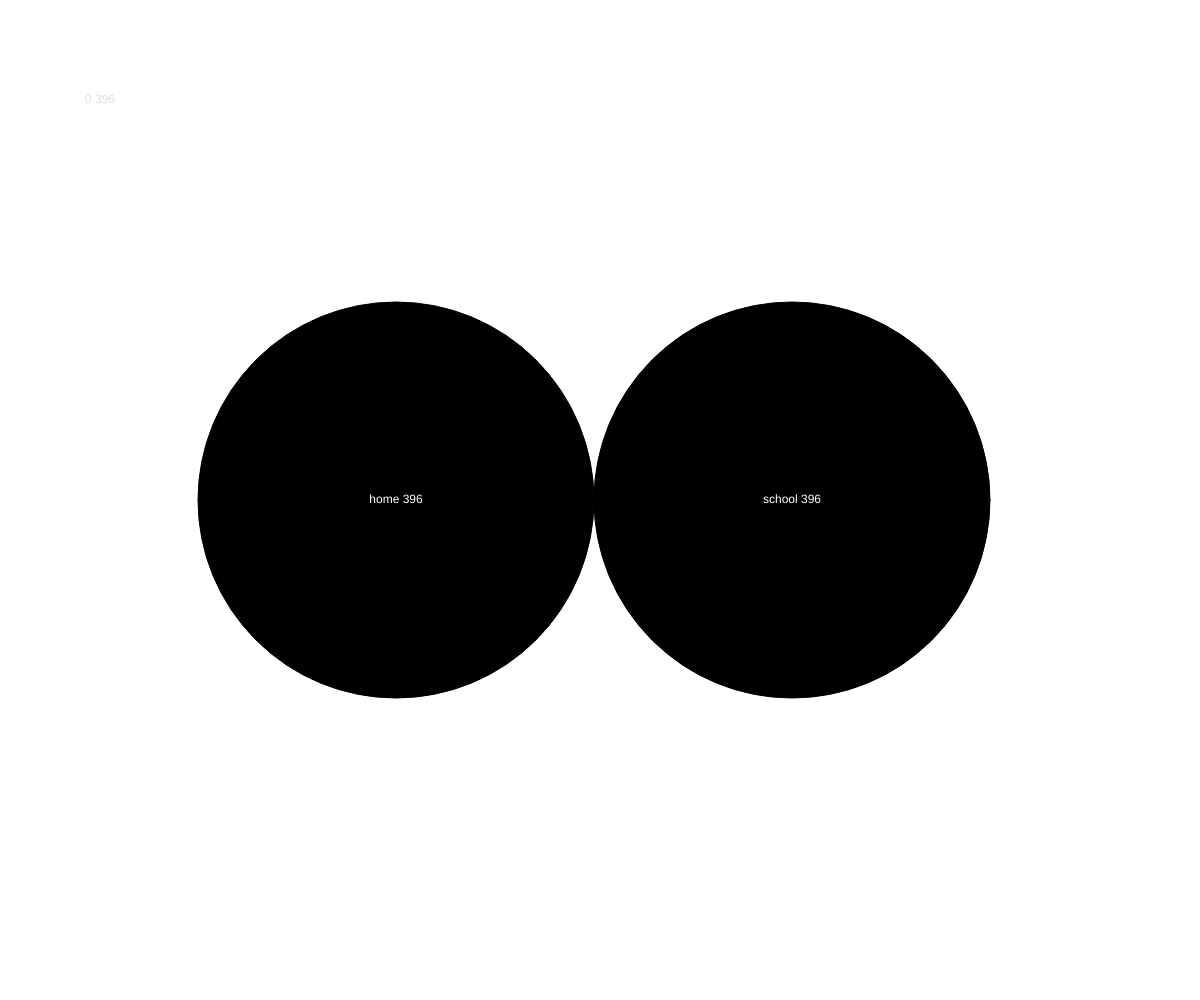
Frame 1 (no input)
Frame 60 (no input): identical to frame 1, image omitted
Frame 120 (the mouse pressed at the canvas centre since frame 60): identical to frame 1, image omitted

The p5.js sketch that drew this single still picture (run headless with seeded random() and noise() and a simulated clock; from frame 60 on, the mouse is pressed at the canvas centre):

// p5.js sketch
// ── sketch.js
var step = 0;
var aval = 0;
var bval = 0;


var selectA = ['home','school'];
var selectB = ['bw','color','plotter'];
var resultC = ['email','web','lab'];
var value = 0;
var oo; //one thrid window width
var pp; //one quarter window width


function setup() {
	createCanvas(windowWidth,windowHeight);
	oo = windowWidth*0.33;
	pp = windowWidth*0.25;
}

function draw() {
	background(255);
	textAlign(CENTER,CENTER);
	fill(222);
	text(step+ " " +oo,100,100)
	// ellipse(111,131,111,111);
	// text(selectA[1],111,131);

	for(var i = 0; i <selectA.length; i++){
		fill(value-150);
		ellipse(oo+oo*i,height*0.5,oo,oo);
		fill(255);
		text(selectA[i]+ " " +oo,oo+oo*i,height/2);
	}

	for(var j = 0; j <selectB.length; j++){
		fill(value-150);
		ellipse((width)+200+200*j,400,111,111);
		fill(255);
		text(selectB[j],(width)+200+200*j,400);
	}

	for(var k = 0; k <resultC.length; k++){
		fill(value-150);
		ellipse((width)+200+200*k,600,111,111);
		fill(255);
		text(resultC[k],(width)+200+200*k,600);
	}
}

function mouseReleased() {
	if(step === 0) 
		if(mouseX < width/2){
		step = 1;
		value = 222;
	} else {
		step = 2;
		value = 333;
	}

	// if (value === 0) {
	// 	value = 255;
	// } else {
	// 	value = 0;
	// }
	// console.log(value);
}
